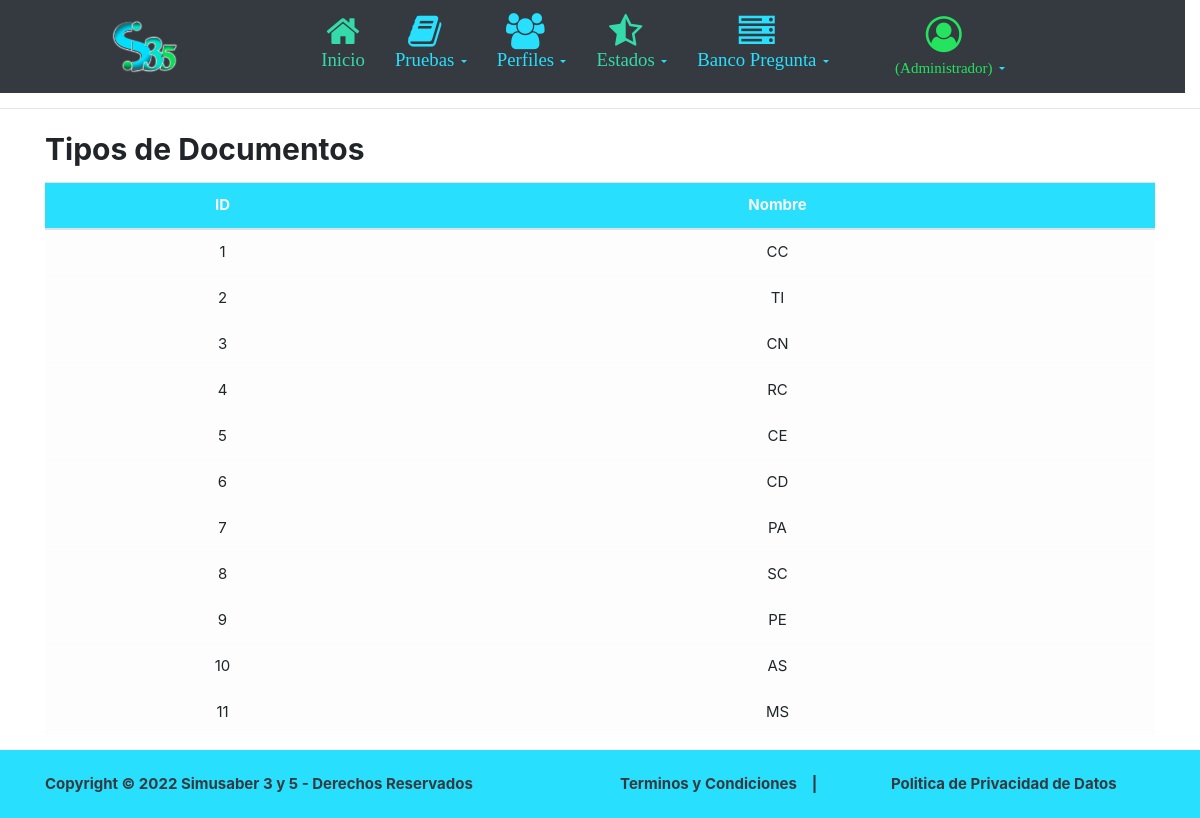
The page /profiles/readTipoDocumento/ (signed in) on the database its author committed.
### apps/profiles/models.py (models this page shows, shortened)
class TipoDocumento(models.Model):
    nombre_documento=models.CharField(max_length=45, null=True)

### apps/profiles/views.py (the view)
# urls.py: path('readTipoDocumento/', read_tipoDocumento_view, name='readTipoDocumento'),
@login_required(login_url='/profiles/login')
def read_tipoDocumento_view(request):
    tipoDocumentos=TipoDocumento.objects.all()
    context={
                'tipoDocumentos':tipoDocumentos,
            }
    return render(request, "profiles/readTipoDocumento.html",context)

### templates/profiles/readTipoDocumento.html (shortened to what this page needs)
{% extends 'general/master.html' %}
{% block content %}
<div class="container">
    <div class="row mx-0 mt-4 mb-2">
        <div class="col-6 col-md-0 px-0">
            <h2><b> Tipos de Documentos </b></h2>
        </div>
    </div>
    <div class="row mx-0">
        <div class="col-12 p-0">
          <div class="table-responsive">
            <div class="table-wrapper">
              <div class="row mx-0">
                <table class="table table-hover">
                  <thead>
                    <tr class="bg-Cprimary text-justify text-light shadow">
                      <th class="align-middle text-center">ID</th>
                      <th class="align-middle text-center">Nombre</th>
                    </tr>
                  </thead>
                  <tbody>
                    {% for tipoDocumento in tipoDocumentos %}
                    <tr class="table-light text-justify">
                        <td class="align-middle text-center">{{tipoDocumento.id}}</td>
                        <td class="align-middle text-center">{{tipoDocumento.nombre_documento}}</td>
                    </tr>
                    {% endfor %}
                  </tbody>
                </table>
              </div>
            </div>
          </div>
        </div>
      </div>
</div>
{% endblock %}

### templates/general/header.html (shortened to what this page needs)
{% load staticfiles %}
<nav class="row container-fluid navbar navbar-expand-lg  bg-Cgraylight py-0 bg-dark">
  <div class="text-white ml-2 ml-md-5 col-7 col-md-2">
    <a class="ml-md-5" href="">
      <a href="http://127.0.0.1:8000/profiles/home/">
        <img src="{% static 'images/logo_simusaber.png' %}"  class="h-50 w-50">
      </a>
    </a>
  </div>
  <div class="collapse navbar-collapse mt-3 mt-md-0 small col-md-8" id="navbarSupportedContent">
    <ul class="navbar-nav text-md-center  text-left flex-grow-1 d-flex justify-content-md-center">
      <li class="nav-item text-center mx-2 nav-item dropdown">
        <div class="nav-link">
          <a class= href="#" id="navbarDropdown" role="button" data-toggle="dropdown"
            aria-haspopup="true" aria-expanded="false">
            <i class="fa fa-home fa-3x text-Csecondary">
              <div class="h6 m-0">
                <h5>Inicio</h5>
              </div>
            </i>
          </a>
        </div>
      </li>
      <li class="nav-item text-center mx-2 nav-item dropdown">
        <div class="nav-link">
          <a class="dropdown-toggle text-Cprimary " href="#" id="navbarDropdown" role="button" data-toggle="dropdown"
            aria-haspopup="true" aria-expanded="false">
            <i class="fa fa-book fa-3x text-Cprimary">
              <div class="h6 m-0">
                <h5>Pruebas</h5>
              </div>
            </i>
          </a>
        </div>
      </li>
      <li class="nav-item text-center mx-2 nav-item dropdown">
        <div class="nav-link">
          <a class="dropdown-toggle text-Cprimary " href="#" id="navbarDropdown" role="button" data-toggle="dropdown"
            aria-haspopup="true" aria-expanded="false">
            <i class="fa fa-users fa-3x text-Cprimary">
              <div class="h6 m-0">
                <h5>Perfiles</h5>
              </div>
            </i>
          </a>
        </div>
      </li>
      <li class="nav-item text-center mx-2 nav-item dropdown">
        <div class="nav-link">
          <a class="dropdown-toggle text-Cprimary " href="#" id="navbarDropdown" role="button" data-toggle="dropdown"
            aria-haspopup="true" aria-expanded="false">
            <i class="fa fa-star-half-o fa-3x text-Csecondary">
              <div class="h6 m-0">
                <h5>Estados</h5>
              </div>
            </i>
          </a>
        </div>
      </li>
      <li class="nav-item text-center mx-2 nav-item dropdown">
        <div class="nav-link">
          <a class="dropdown-toggle text-Cprimary " href="#" id="navbarDropdown" role="button" data-toggle="dropdown"
            aria-haspopup="true" aria-expanded="false">
            <i class="fa fa-server fa-3x text-Cprimary">
              <div class="h6 m-0">
                <h5>Banco Pregunta</h5>
              </div>
            </i>
          </a>
        </div>
      </li>
    </ul>
    <div class="justify-content-md-end justify-content-center">
      <ul class="navbar-nav text-right flex-grow-1 my-0 d-flex justify-content-end">
        <li class="nav-item text-center mx-2 nav-item dropdown">
          <div class="row">
            <div class="nav-link col-12 col-md-3 mt-md-2">
              <a class="dropdown-toggle text-Cprimary " href="#" id="navbarDropdown" role="button" data-toggle="dropdown"
                aria-haspopup="true" aria-expanded="false">
                <i class="fa fa-user-circle-o fa-3x text-Ctertiary">
                  <div class="h6 m-0">
                    <h6 >({{user.groups.all.0.name}})</h6>
                  </div>
                </i>
              </a>
          </div>
        </li>
      </ul>
    </div>
  </div>
</nav>

### static/general/general.css (style rules this page uses)
:root { --color-primary: #28DFFD; --color-secondary: #34DAA9; --color-tertiary: #24E35E; }
@media (min-width: 1200px) { html { font-size: 15px; } }
.bg-Cprimary { background: var(--color-primary); }
.text-Cprimary { color: var(--color-primary); }
.text-Csecondary { color: var(--color-secondary); }
.text-Ctertiary { color: var(--color-tertiary); }

### rows shown on the page
TipoDocumento: id "1", nombre_documento "CC"
TipoDocumento: id "2", nombre_documento "TI"
TipoDocumento: id "3", nombre_documento "CN"
TipoDocumento: id "4", nombre_documento "RC"
TipoDocumento: id "5", nombre_documento "CE"
TipoDocumento: id "6", nombre_documento "CD"
TipoDocumento: id "7", nombre_documento "PA"
TipoDocumento: id "8", nombre_documento "SC"
TipoDocumento: id "9", nombre_documento "PE"
TipoDocumento: id "10", nombre_documento "AS"
TipoDocumento: id "11", nombre_documento "MS"

### other values the page prints
{{ user.groups.all.0.name }} "Administrador"
